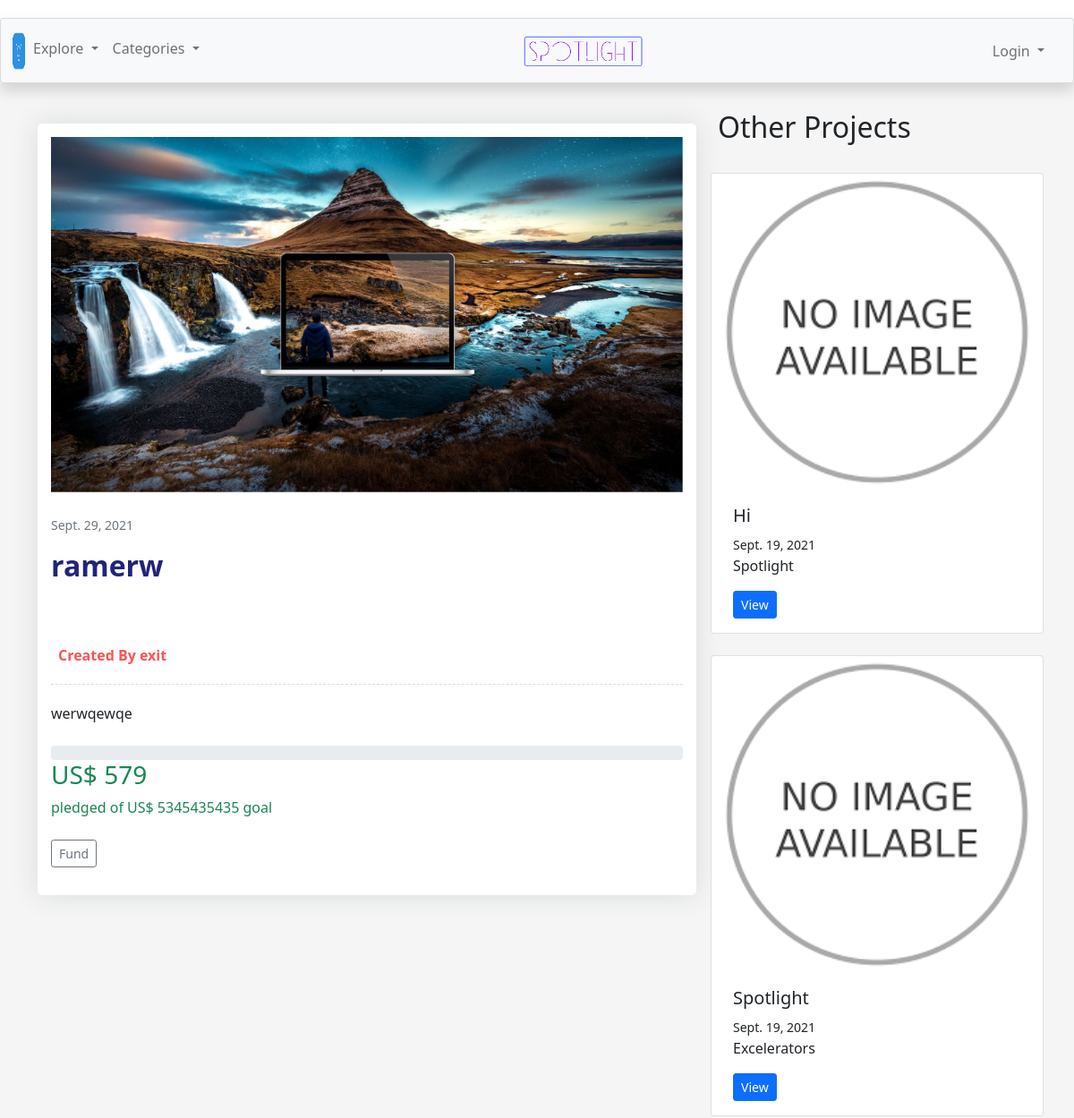
/creator/project/13 (upper part), run on an earlier commit of the app's database.
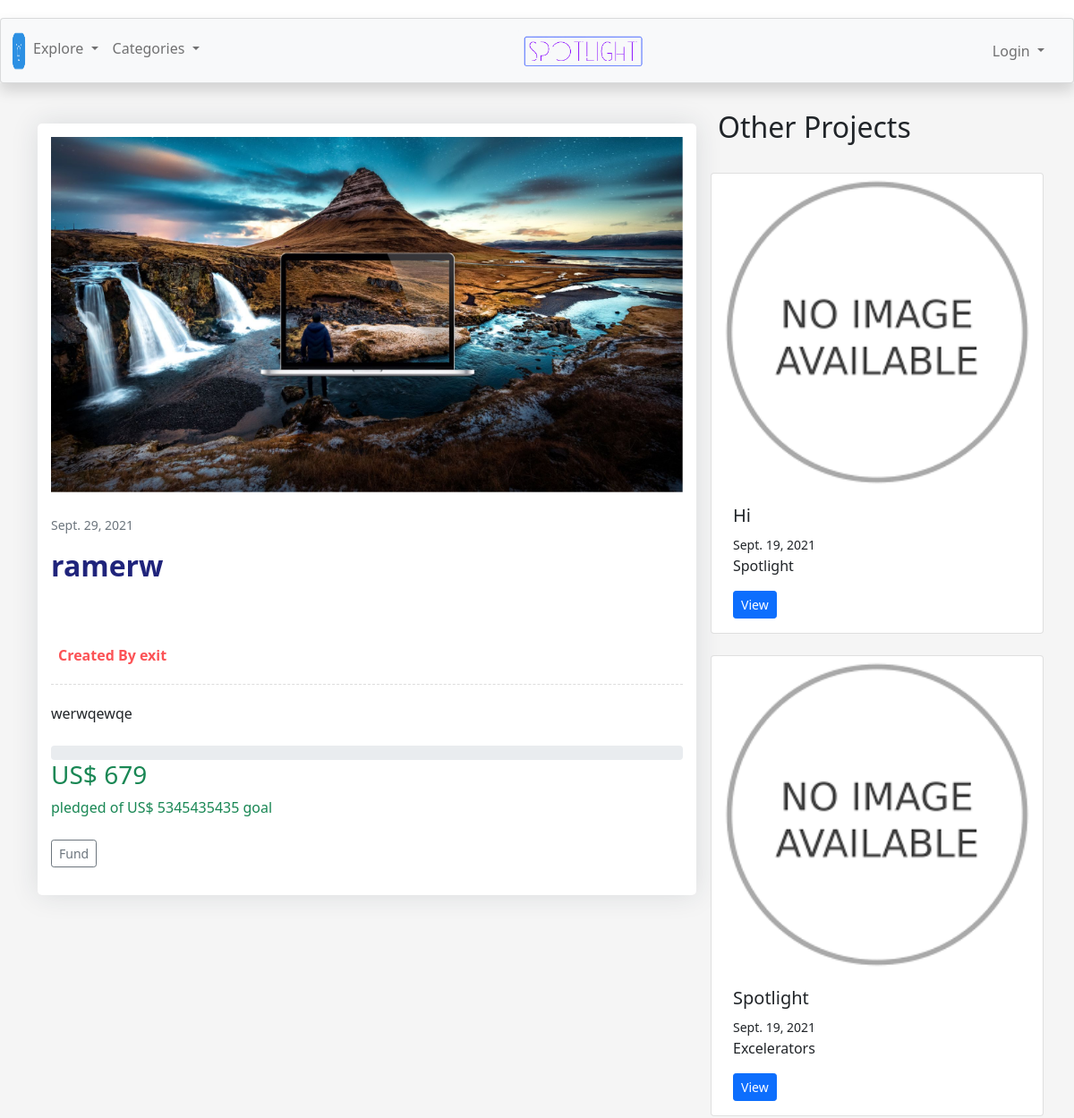
And on a later commit of the database.
### creator/models.py (models this page shows)
class creator_Basic(models.Model):
    Author = models.CharField(max_length=25)
    title = models.CharField(max_length=25)
    category = models.CharField(max_length=100)
    reciepient = models.CharField(max_length=100)
    description = models.TextField()
    image = models.ImageField(upload_to='media/static/img')
    FundingGoal = models.IntegerField(default='0')
    pledgeAmount = models.IntegerField(default='0')
    TargetLaunchDate = models.DateField(default=now, blank=True)

### creator/views.py (the view)
# urls.py: path('project/<pid>', views.View_Projects_Details,name= 'project description')
def View_Projects_Details(request, pid):
    projObj = creator_Basic.objects.get(pk=pid)
    projObj.FundingGoalInPercentage = projObj.FundingGoal / 100
    projObj.pledgeAmountInPercentage = projObj.pledgeAmount / 100
    projLists = creator_Basic.objects.all()
    return render(request, "view-project-details.html", {"details": projObj, "projects": projLists})

### templates/view-project-details.html (shortened to what this page needs)
{% extends 'base.html' %}
{% block content %}
<div class="blog-single gray-bg">
        <div class="container">
            <div class="row">
                <div class="col-sm-12 col-md-12 col-lg-8 mb-4">
                    <article class="article">
                      {% if details.image %}
                <img
                  src="{{details.image.url}}"
                  class="article-img"
                  onerror="this.onerror=null;this.src='static/img/no image.png';"
                />
                {% endif %}
                <br><br>
                        <small class="text-muted">{{details.TargetLaunchDate}}</small>
                        <div class="article-title">
                            <h2>{{details.title}}</h2>
                            <div class="media">
                                <div class="avatar">
                                </div>
                                <div class="media-body">
                                    <label>Created By {{details.Author}}</label>
                                </div>
                            </div>
                        </div>
                        <div class="article-content">
                            <p class="card-text">{{details.description}}</p>
                        </div>
                        <br>
                        <div class="mb-3">
                  <div class="progress">
                  </div>
                  <h3 class="text-success font-lg font-bolg mb-2">
                    US$ {{details.pledgeAmount}}
                  </h3>
                  <div class="text-success">
                    pledged of US$ {{details.FundingGoal}} goal
                  </div>
                  <br>
                  <div class="d-flex justify-content-between align-items-center">
                  <div class="btn-group">
                    <a
                      href="/investor/checkout/{{details.id}}"
                      class="btn btn-sm btn-outline-secondary"
                    >
                      Fund
                    </a>
                  </div>
                </div>
                </div>
                    </article>
                </div>
            <div class="col-sm-12 col-md-12 col-lg-4">
        <div
          class="
            row row-cols-12 row-cols-sm-12 row-cols-md-12
            g-3
            mb-4
            text-left
          "
        >
          <h2>Other Projects</h2>
        </div>
        {% for pr in projects|slice:":6" %}
        <div class="row row-cols-12 row-cols-sm-12 row-cols-md-12 g-3 mb-4">
          <div class="card w-100">
             {% if not pr.image %}
            <img
              src="../static/img/no image.png"
              class="card-img-top"
              alt="{{pr.title}}"
            />
            {% endif %}
            <div class="card-body">
              <h5 class="card-title">{{pr.title}}</h5>
              <small>{{pr.TargetLaunchDate}}</small>
              <p class="card-text">{{pr.description}}</p>
              <a href="{{pr.id}}" class="btn btn-primary btn-sm">View</a>
            </div>
          </div>
        </div>
        {% endfor %}
      </div>
      </div>
      </div>
    </div>
{% endblock %}

### templates/base.html (shortened to what this page needs)
{% load static %}
<!DOCTYPE html>
<html lang="en">
<head>
    <link rel="stylesheet" href="{% static 'css/bootstrap.css'%}">
    <link href="https://cdn.jsdelivr.net/npm/bootstrap@5.1.1/dist/css/bootstrap.min.css" rel="stylesheet"
>
    <link rel="stylesheet" href="https://cdnjs.cloudflare.com/ajax/libs/font-awesome/6.0.0-beta2/css/all.min.css"
 />
</head>
<body>
    <nav class="navbar navbar-expand-lg navbar-light bg-light card shadow sticky-top">
        <div class="container-fluid" style="display: flex; justify-content: space-around">
            <div class="collapse navbar-collapse" id="navbarSupportedContent">
                <ul class="navbar-nav me-auto mb-2 mb-lg-0">
                    <li class="nav-item">
                        <a class="navbar-brand" href="{% url 'home' %}"><img
                                src="/static/SpotLight_Logos/logo_mini1.png" height="45" class="img-responsive"
                                alt="" /></a>
                    </li>
                    <li class="nav-item dropdown">
                        <a class="nav-link dropdown-toggle" href="#" id="navbarDropdown" role="button"
                            data-bs-toggle="dropdown" aria-expanded="false">
                            Explore
                        </a>
                    </li>
                    <li class="nav-item dropdown">
                        <a class="nav-link dropdown-toggle" href="#" id="navbarDropdown" role="button"
                            data-bs-toggle="dropdown" aria-expanded="false">
                            Categories
                        </a>
                    </li>
                </ul>
            </div>
            <div class="container-fluid" style="display: flex; justify-content: center; padding-left: 25%;">
                <a class="navbar-brand" href="{% url 'home' %}"><img src="/static/SpotLight_Logos/logo_m.png"
                        height="45" class="img-responsive" alt="" /></a>
            </div>
            <div class="container-fluid" style="display: flex; justify-content: flex-end">
                <ul class="navbar-nav">
                    <li class="nav-item dropdown">
                        <a class="nav-link dropdown-toggle" href="#" id="navbarDropdown" role="button"
                            data-bs-toggle="dropdown" aria-expanded="false">
                            {% if not user.is_authenticated %}
                            Login
                            {% endif %}
                        </a>
                    </li>
                </ul>
            </div>
        </div>
    </nav>
    {% block content %}
    {% endblock %}
</body>
</html>

### templates/view-project-details.html (style rules this page uses)
body { margin-top:20px; }
.gray-bg { background-color: #f5f5f5; }
.blog-single { padding-top: 30px; padding-bottom: 30px; }
.article { box-shadow: 0 0 30px rgba(31, 45, 61, 0.125); border-radius: 5px; overflow: hidden; background: #ffffff; padding: 15px; margin: 15px 0 30px; }
.article .article-title { padding: 15px 0 20px; }
.article .article-title h2 { color: #20247b; font-weight: 600; }
.article .article-title .media { padding-top: 15px; border-bottom: 1px dashed #ddd; padding-bottom: 20px; }
.article .article-title .media .avatar { width: 45px; height: 45px; border-radius: 50%; overflow: hidden; }
.article .article-title .media .media-body { padding-left: 8px; }
.article .article-title .media .media-body label { font-weight: 600; color: #fc5356; margin: 0; }
img { vertical-align: middle; max-width: 100%; border-style: none; }

What changed in the data, as far as the page shows it:
changed creator_Basic "ramerw": pledgeAmount "579" → "679"
